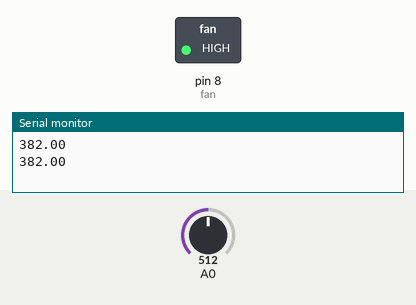
Bench run of a sketch on a simulated Arduino Uno, built with avr-gcc and run on an emulated ATmega328P. Parts: switched loads named in the sketch (green lamp = pin HIGH), the last lines printed to the serial monitor. Inputs (shaded band) come from the test bench; at power-on: A0 = 512.

Above: at 1.8 s.
1.9 s: A0 set to 169
3.4 s: A0 set to 141
At 5.0 s:
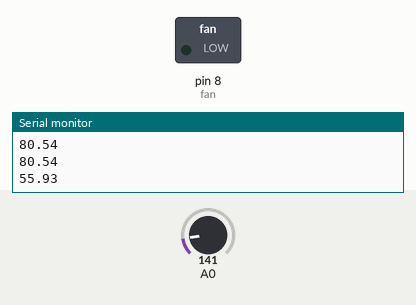
5.5 s: A0 set to 306
At 6.6 s:
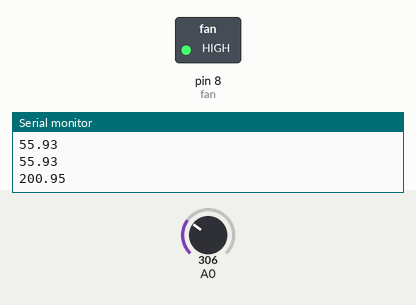
7.5 s: A0 set to 122
At 9.4 s:
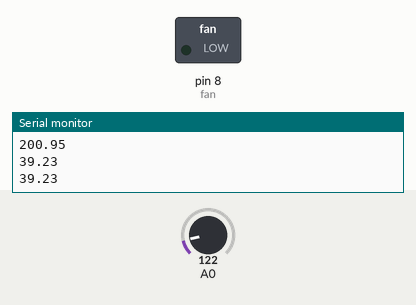
Timing chart, 0 to 10.5 s (numbered marks = the images above; inputs shaded):
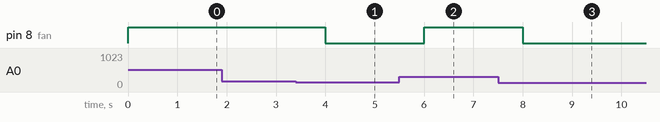

Measured:
- the behaviour switches between 158 and 157 on A0 (found by bisection; images 0 and 1)
- after the input at 3.4 s, pin 8 (fan): HIGH → LOW after 0.60 s
- after the input at 5.5 s, pin 8 (fan): LOW → HIGH after 0.50 s
- after the input at 7.5 s, pin 8 (fan): HIGH → LOW after 0.51 s

The sketch:

TempSenseFan.ino
```cpp
const int fan = 8;
const int tempThreshold = 70;

void setup() {

  Serial.begin(9600);
  pinMode(A0, INPUT);
  pinMode(fan, OUTPUT);
}

void loop() {

  int input = analogRead(A0);
  double fah = (double)input / 1024;
  fah = fah * 5; fah = fah- 0.5;
  fah = fah * 100; fah = fah * 1.8 + 22;
  Serial.println(fah);


  if(fah > tempThreshold){

    digitalWrite(fan, HIGH);
  }

  else{

    digitalWrite(fan, LOW);
  }

  delay(1000);
}
```
